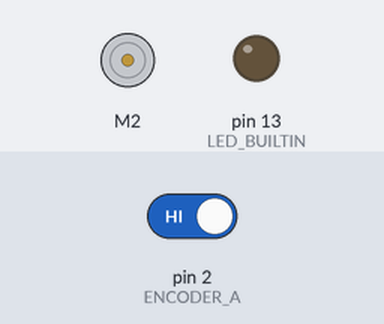
A sketch run on a simulated Arduino Uno, built with avr-gcc and run on an emulated ATmega328P. Shown: DC motor (green arrow = forward, orange = backward, longer = faster), output pins drawn as LEDs (lit = HIGH). The test bench sets the inputs (shaded band); at power-on: pin 2 (ENCODER_A) HIGH. What the sketch prints to the serial monitor is not drawn.

Above: at 0.13 s.
Timing chart, 0 to 26.8 s (numbered marks = the images above):
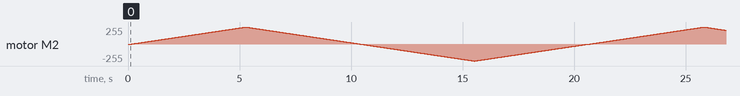

The sketch:

encoder_flippo_test.ino.ino
```cpp
#include <Wire.h>
#include <Adafruit_MotorShield.h>
#include <Encoder.h>

// Connect to the two encoder outputs!
#define ENCODER_A   2
#define ENCODER_B   3

// These let us convert ticks-to-RPM
#define GEARING     20
#define ENCODERMULT 12

// Create the motor shield object with the default I2C address
Adafruit_MotorShield AFMS = Adafruit_MotorShield();
// And connect a DC motor to port M1
Adafruit_DCMotor *myMotor = AFMS.getMotor(2);

//volatile float RPM = 0;
//volatile uint32_t lastA = 0;
volatile bool motordir = FORWARD;

volatile int count = 0;
void interruptA() {
  /*
  motordir = digitalRead(ENCODER_B);

  digitalWrite(LED_BUILTIN, HIGH);
  uint32_t currA = micros();
  if (lastA < currA) {
    // did not wrap around
    float rev = currA - lastA;  // us
    rev = 1.0 / rev;            // rev per us
    rev *= 1000000;             // rev per sec
    rev *= 60;                  // rev per min
    rev /= GEARING;             // account for gear ratio
    rev /= ENCODERMULT;         // account for multiple ticks per rotation
    RPM = rev;
  }
  lastA = currA;
  digitalWrite(LED_BUILTIN, LOW);
  */
  motordir = digitalRead(ENCODER_B);
  if (motordir) {
    count += -1;
    } else {
      count += 1;
    }
}


void setup() {
  Serial.begin(115200);           // set up Serial library at 9600 bps
  pinMode(LED_BUILTIN, OUTPUT);
  digitalWrite(LED_BUILTIN, LOW);

  pinMode(ENCODER_B, INPUT_PULLUP);
  pinMode(ENCODER_A, INPUT_PULLUP);
  attachInterrupt(digitalPinToInterrupt(ENCODER_A), interruptA, RISING);

  delay(100);

  //while (!Serial) delay(1);

  Serial.println("MMMMotor party!");
  if (!AFMS.begin()) {         // create with the default frequency 1.6KHz
  // if (!AFMS.begin(1000)) {  // OR with a different frequency, say 1KHz
    Serial.println("Could not find Motor Shield. Check wiring.");
    while (1);
  }
  Serial.println("Motor Shield found.");  Serial.println("Begun");
  // turn on motor M1
  myMotor->setSpeed(0);
}

void printCount() {
  Serial.println(count);
  //Serial.println(digitalRead(ENCODER_A));
}
/*
void printRPM() {


    Serial.print("Direction: ");
    if (motordir) {

      Serial.println("forward @ ");
    } else {

      Serial.println("backward @ ");
    }
    Serial.print((int)RPM); Serial.println(" RPM");

}
*/

int i;
void loop() {
  delay(50);
  myMotor->run(FORWARD);
  for (i=0; i<255; i++) {
    myMotor->setSpeed(i);
    delay(20);
    printCount();
  }

  for (i=255; i!=0; i--) {
    myMotor->setSpeed(i);
    delay(20);
    printCount();
  }

  myMotor->run(BACKWARD);
  for (i=0; i<255; i++) {
    myMotor->setSpeed(i);
    delay(20);
    printCount();
  }

  for (i=255; i!=0; i--) {
    myMotor->setSpeed(i);
    delay(20);
    printCount();
  }
}
```
